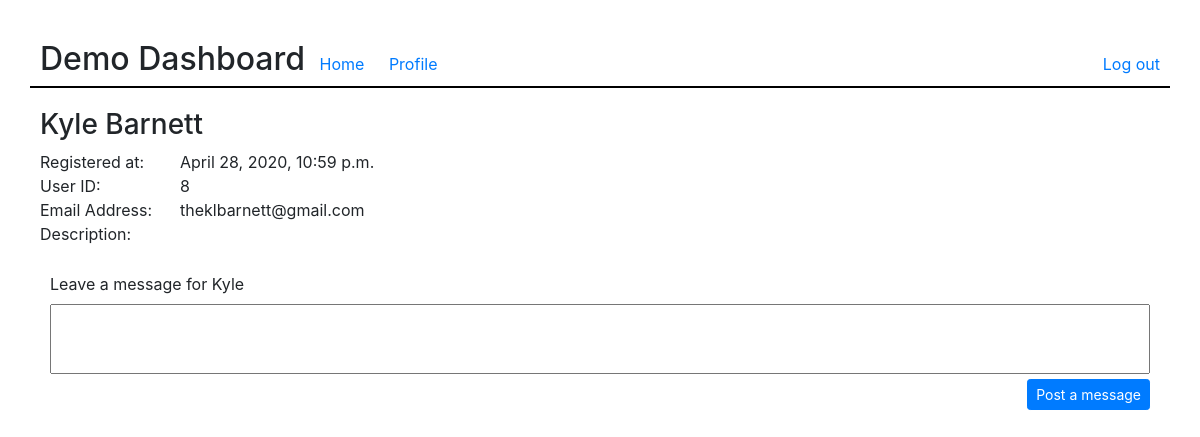
Page /users/show/8 (signed in) on the committed database.
### login/models.py (models this page shows)
class User(models.Model):
	first_name = models.CharField(max_length=255)
	last_name = models.CharField(max_length=255)
	email = models.CharField(max_length=255)
	birthday = models.DateField()
	description = models.TextField(default="")
	password_hash = models.CharField(max_length=60)
	user_level = models.SmallIntegerField(default=1)
	created_at = models.DateTimeField(auto_now_add=True)
	updated_at = models.DateTimeField(auto_now=True)
	objects = UserManager()

### messenger/views.py (the view)
# urls.py: path('show/<int:id>', views.render_messages_home),
def render_messages_home(request, id):
	if request.session['logged_on']:
		context = {
			'posts': Message.objects.filter(recieving_user=User.objects.get(id=id)).order_by('-created_at'),
			'user': User.objects.get(id=id)
		}
		return render(request, 'messages_home.html', context)
	else:
		return redirect('/')

### messenger/templates/messages_home.html (shortened to what this page needs)
<!DOCTYPE html>
<html>
<head>
	<link rel="stylesheet" href="https://stackpath.bootstrapcdn.com/bootstrap/4.4.1/css/bootstrap.min.css">
	{% load static %}
	<link rel="stylesheet" type="text/css" href="{% static 'messages_home_style.css' %}">
</head>
<body>
	<div id="wrapper">
		<div id="header">
			<h2>Demo Dashboard</h2>
			<a href="/">Home</a>
			<a href="/users/edit">Profile</a>
			<a href="/logout" id="logout">Log out</a>
		</div>
		<div id="content">
			<div id="user_info">
				<h3>{{user.first_name}} {{user.last_name}}</h3>
				<ul>
					<li><span class="info_label">Registered at: </span>{{user.created_at}}</li>
					<li><span class="info_label">User ID: </span>{{user.id}}</li>
					<li><span class="info_label">Email Address: </span>{{user.email}}</li>
					<li><span class="info_label">Description: </span>{{user.description}}</li>
				</ul>
			</div>
			<div id="new_content">
				<form action="/users/post_message" method="post">
					<label for="new_message">Leave a message for {{user.first_name}}</label>
					<input type="text" name="new_message">
					<button class="btn btn-primary btn-sm" type="submit">Post a message</button>
				</form>
			</div>
		</div>
	</div>
</body>
</html>

### messenger/static/messages_home_style.css (style rules this page uses)
#wrapper { padding: 30px; }
#header { width: 100%; border-bottom: 2px solid black; }
#header h2 { display: inline-block; vertical-align: bottom; padding-top: 10px; padding-left: 10px; }
#header a { display: inline-block; padding: 10px; }
#logout { float: right; margin-top: 12px; }
#content { padding: 20px 10px; }
#user_info ul { list-style-type: none; padding: 0; }
.info_label { width: 140px; display: inline-block; }
#new_content { padding: 10px 10px 25px; margin-bottom: 10px; }
#new_content form label { display: block; }
#new_content form input { display: block; width: 100%; height: 70px; }
#new_content .btn { float: right; margin-top: 5px; }

### rows in the picture
User: first_name "Kyle", last_name "Barnett", created_at "April 28, 2020, 10:59 p.m.", id "8", email "theklbarnett@gmail.com"
